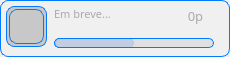
             <widget class="QWidget" name="container_achiev_07" native="true">
              <property name="styleSheet">
               <string notr="true">background-color:rgb(240,240,240);border-radius:8px;border:1px solid rgb(0,123,255);</string>
              </property>
              <widget class="QWidget" name="icon_frame_07" native="true">
               <property name="geometry">
                <rect>
                 <x>6</x>
                 <y>6</y>
                 <width>41</width>
                 <height>41</height>
                </rect>
               </property>
               <property name="styleSheet">
                <string notr="true">background-color:rgb(200,200,200);</string>
               </property>
               <widget class="QLabel" name="icon_image_07">
                <property name="geometry">
                 <rect>
                  <x>3</x>
                  <y>3</y>
                  <width>35</width>
                  <height>35</height>
                 </rect>
                </property>
                <property name="styleSheet">
                 <string notr="true">border-image:url(:/Img/ideia.png);border:1px solid rgb(0,123,255);</string>
                </property>
                <property name="text">
                 <string/>
                </property>
               </widget>
              </widget>
              <widget class="QLabel" name="lbl_achiev_desc_07">
               <property name="geometry">
                <rect>
                 <x>54</x>
                 <y>6</y>
                 <width>121</width>
                 <height>31</height>
                </rect>
               </property>
               <property name="font">
                <font>
                 <family>Inter UI</family>
                 <pointsize>8</pointsize>
                 <weight>50</weight>
                 <bold>false</bold>
                </font>
               </property>
               <property name="styleSheet">
                <string notr="true">color:rgb(170,170,170);border:none;background:transparent;</string>
               </property>
               <property name="text">
                <string>&lt;html&gt;&lt;head/&gt;&lt;body&gt;&lt;p&gt;Em breve...&lt;/p&gt;&lt;/body&gt;&lt;/html&gt;</string>
               </property>
               <property name="alignment">
                <set>Qt::AlignLeading|Qt::AlignLeft|Qt::AlignTop</set>
               </property>
               <property name="wordWrap">
                <bool>true</bool>
               </property>
               <property name="indent">
                <number>-1</number>
               </property>
              </widget>
              <widget class="QWidget" name="bar_achievatual_07" native="true">
               <property name="geometry">
                <rect>
                 <x>54</x>
                 <y>38</y>
                 <width>80</width>
                 <height>10</height>
                </rect>
               </property>
               <property name="styleSheet">
                <string notr="true">background-color:#5695f6;border-radius:5px;</string>
               </property>
              </widget>
              <widget class="QWidget" name="bar_achietotal_07" native="true">
               <property name="geometry">
                <rect>
                 <x>54</x>
                 <y>38</y>
                 <width>160</width>
                 <height>10</height>
                </rect>
               </property>
               <property name="styleSheet">
                <string notr="true">background-color:rgba(220,220,220,0.8);border-radius:5px;</string>
               </property>
              </widget>
              <widget class="QLabel" name="lbl_achiev_points_07">
               <property name="geometry">
                <rect>
                 <x>170</x>
                 <y>0</y>
                 <width>51</width>
                 <height>31</height>
                </rect>
               </property>
               <property name="font">
                <font>
                 <family>Inter UI</family>
                 <pointsize>10</pointsize>
                 <weight>50</weight>
                 <bold>false</bold>
                </font>
               </property>
               <property name="styleSheet">
                <string notr="true">color:rgb(170,170,170);border:none;background:transparent;</string>
               </property>
               <property name="text">
                <string>0p</string>
               </property>
               <property name="alignment">
                <set>Qt::AlignCenter</set>
               </property>
               <property name="wordWrap">
                <bool>true</bool>
               </property>
               <property name="indent">
                <number>-1</number>
               </property>
              </widget>
             </widget>
